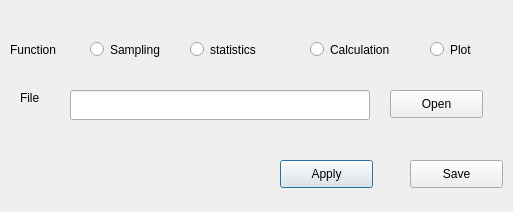
<?xml version="1.0" encoding="UTF-8"?>
<ui version="4.0">
 <class>Dialog</class>
 <widget class="QDialog" name="Dialog">
  <property name="geometry">
   <rect>
    <x>0</x>
    <y>0</y>
    <width>513</width>
    <height>212</height>
   </rect>
  </property>
  <property name="windowTitle">
   <string>Dialog</string>
  </property>
  <widget class="QRadioButton" name="radioButton_4">
   <property name="geometry">
    <rect>
     <x>430</x>
     <y>40</y>
     <width>115</width>
     <height>19</height>
    </rect>
   </property>
   <property name="text">
    <string>Plot</string>
   </property>
  </widget>
  <widget class="QRadioButton" name="radioButton_3">
   <property name="geometry">
    <rect>
     <x>310</x>
     <y>40</y>
     <width>115</width>
     <height>19</height>
    </rect>
   </property>
   <property name="text">
    <string>Calculation</string>
   </property>
  </widget>
  <widget class="QPushButton" name="pushButton_2">
   <property name="geometry">
    <rect>
     <x>280</x>
     <y>160</y>
     <width>93</width>
     <height>28</height>
    </rect>
   </property>
   <property name="text">
    <string>Apply</string>
   </property>
  </widget>
  <widget class="QLabel" name="label_2">
   <property name="geometry">
    <rect>
     <x>20</x>
     <y>90</y>
     <width>72</width>
     <height>15</height>
    </rect>
   </property>
   <property name="text">
    <string>File</string>
   </property>
  </widget>
  <widget class="QPushButton" name="pushButton_3">
   <property name="geometry">
    <rect>
     <x>410</x>
     <y>160</y>
     <width>93</width>
     <height>28</height>
    </rect>
   </property>
   <property name="text">
    <string>Save</string>
   </property>
  </widget>
  <widget class="QPushButton" name="pushButton">
   <property name="geometry">
    <rect>
     <x>390</x>
     <y>90</y>
     <width>93</width>
     <height>28</height>
    </rect>
   </property>
   <property name="text">
    <string>Open</string>
   </property>
  </widget>
  <widget class="QRadioButton" name="radioButton">
   <property name="geometry">
    <rect>
     <x>90</x>
     <y>40</y>
     <width>91</width>
     <height>19</height>
    </rect>
   </property>
   <property name="text">
    <string>Sampling</string>
   </property>
  </widget>
  <widget class="QLineEdit" name="lineEdit">
   <property name="geometry">
    <rect>
     <x>70</x>
     <y>90</y>
     <width>300</width>
     <height>30</height>
    </rect>
   </property>
  </widget>
  <widget class="QLabel" name="label">
   <property name="geometry">
    <rect>
     <x>10</x>
     <y>40</y>
     <width>81</width>
     <height>20</height>
    </rect>
   </property>
   <property name="text">
    <string>Function</string>
   </property>
  </widget>
  <widget class="QRadioButton" name="radioButton_2">
   <property name="geometry">
    <rect>
     <x>190</x>
     <y>40</y>
     <width>115</width>
     <height>19</height>
    </rect>
   </property>
   <property name="text">
    <string>statistics</string>
   </property>
  </widget>
 </widget>
 <resources/>
 <connections/>
</ui>
